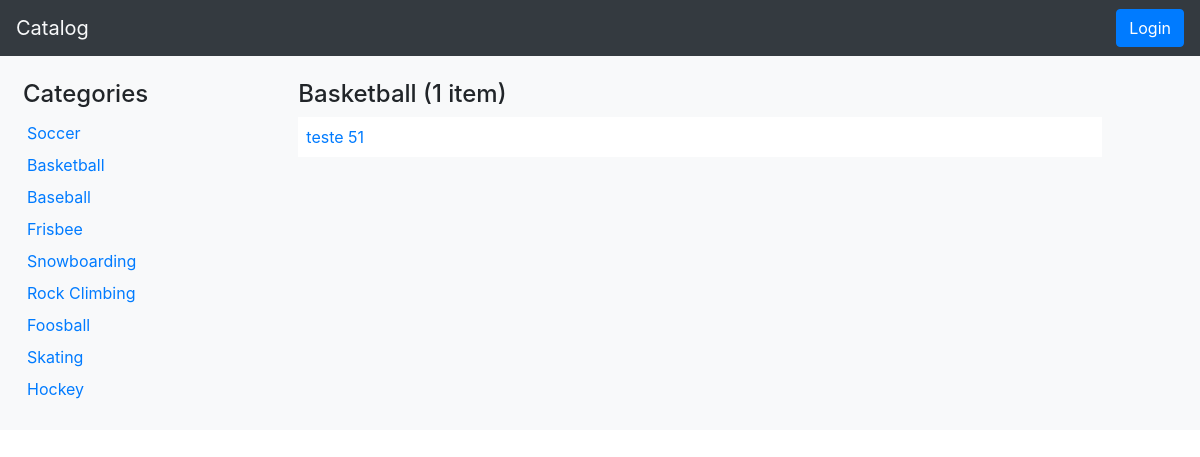
The app's page /catalog/2/items with its own data.
### models.py (models this page shows, shortened)
class Category(Base):
    __tablename__ = 'category'
    id = Column(Integer, primary_key=True)
    name = Column(String, nullable=False)

class Item(Base):
    __tablename__ = 'item'
    id = Column(Integer, primary_key=True)
    title = Column(String, nullable=False)
    description = Column(String)
    cat_id = Column(Integer, ForeignKey('category.id'))
    category = relationship(Category)

### catalogApp.py (the view)
@app.route("/catalog/<int:category_id>/items")
def showItems(category_id):
    engine = create_engine('sqlite:///catalog.db')
    Base.metadata.bind = engine
    DBSession = sessionmaker(bind=engine)
    session = DBSession()
    categories = session.query(Category).all()
    items = session.query(Item).filter_by(cat_id=category_id).all()
    items_count = session.query(Item).filter_by(cat_id=category_id).count()
    category = session.query(Category).filter_by(id=category_id).one()
    category_name = category.name
    engine.dispose()
    return render_template('catalog.html', categories=categories,
                           items=items, category=category_name,
                           count=items_count)

### templates/catalog.html (shortened to what this page needs)
<!DOCTYPE html>
<html lang="en">
<head>
  <link rel="stylesheet" href="https://stackpath.bootstrapcdn.com/bootstrap/4.1.3/css/bootstrap.min.css">
  <link rel="stylesheet" type="text/css" href="{{url_for('static', filename="style.css")}}">
</head>
<body>
  <header class="navbar sticky-top bg-dark">
    <a class="navbar-brand mr-0 text-light" href="{{url_for('showCatalog')}}">Catalog</a>
    <form class="form-inline" action="{{url_for('showLogin')}}" method='GET'>
      <button class="btn btn-primary"  type="submit">Login</button>
    </form>
  </header>
  <div class="container-fluid bg-light" id="categories">
    <div class="row">
      <div class="col-2">
        <nav class="nav flex-column pt-4 pl-2" role="navigation">
          <h4>Categories</h4>
          {% for category in categories %}
          <div class="nav-item p-1">
              <a href="{{url_for('showItems', category_id=category.id)}}">{{category.name}}</a>
          </div>
          {% endfor %}
        </nav>
      </div>
      <div class="col pt-4">
        <main class="row">
          <div class="col-1">
          </div>
          <div class="col">
            {% if category=="" %}
              <h4>Last Items</h4>
            {% else %}
              {% if count==1 %}
                <h4>{{category}} ({{count}} item)</h4>
              {% else %}
                <h4>{{category}} ({{count}} items)</h4>
              {% endif %}
            {% endif %}
            {% for item in items %}
            <div class="bg-white p-2">
                <a href="{{url_for('showItem', category_id=item.cat_id, item_id=item.id)}}">
                  {% if category=="" %}
                    {{item.title}} ({{item.category.name}})
                  {% else %}
                    {{item.title}}
                  {% endif %}
                </a>
            </div>
            {% endfor %}
          </div>
          <div class="col-1"></div>
        </main>
      </div>
    </div>
    <div class="row">
      <div class="col">
        <div class="bottom_space">
        </div>
      </div>
    </div>
  </div>
</body>
</html>

### static/style.css (style rules this page uses)
.bottom_space { height: 25px; }

### records on screen
Category: name "Soccer"
Category: name "Basketball"
Category: name "Baseball"
Category: name "Frisbee"
Category: name "Snowboarding"
Category: name "Rock Climbing"
Category: name "Foosball"
Category: name "Skating"
Category: name "Hockey"
Item: title "teste 51"

### other values on screen
{{ count }} "1"
